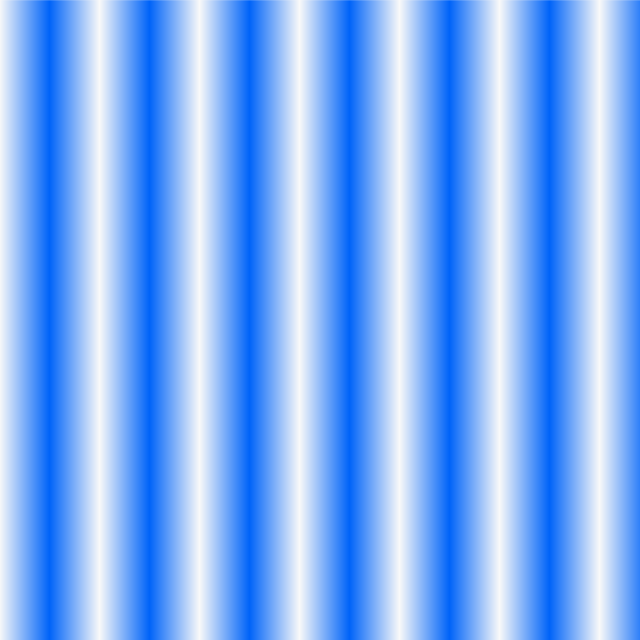
Frame 1 (no input)
Frame 60 (the mouse pressed at the canvas centre just before this capture): identical to frame 1, image omitted
Frame 120 (the mouse held since frame 60 and released just before this capture): identical to frame 1, image omitted

The Processing sketch that drew this single still picture (run headless with seeded random() and noise(); from frame 60 on, the mouse is pressed at the canvas centre):

// Processing sketch: sketch_036
// ── sketch_036.pde
void setup() {
    size(640, 640);
    colorMode(HSB, 50);
    background(49);
    
    int grad_count = 0;
    boolean grad_change = false;
    
    for(int x = 0; x < width; x++){
        if(grad_change){
            grad_count--;
        } else {
            grad_count++;
        }
        stroke(30, grad_count, 49);
        line(x, 0, x, height);
        if(grad_count % 50 == 0){
            grad_change = !grad_change;
        }
    }
}

void draw() {
}

void keyTyped() {
    if (key == 's' || key == 'S') {
        save("screen.png");
    }
}
